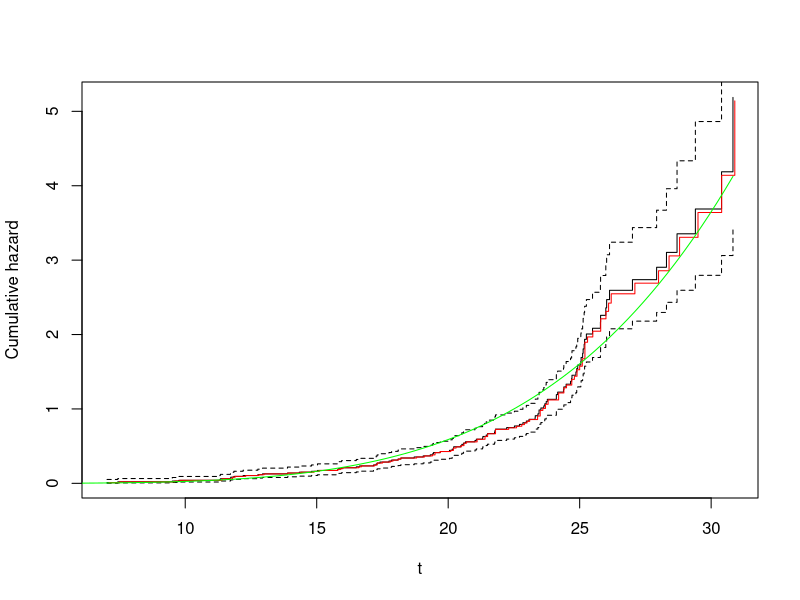
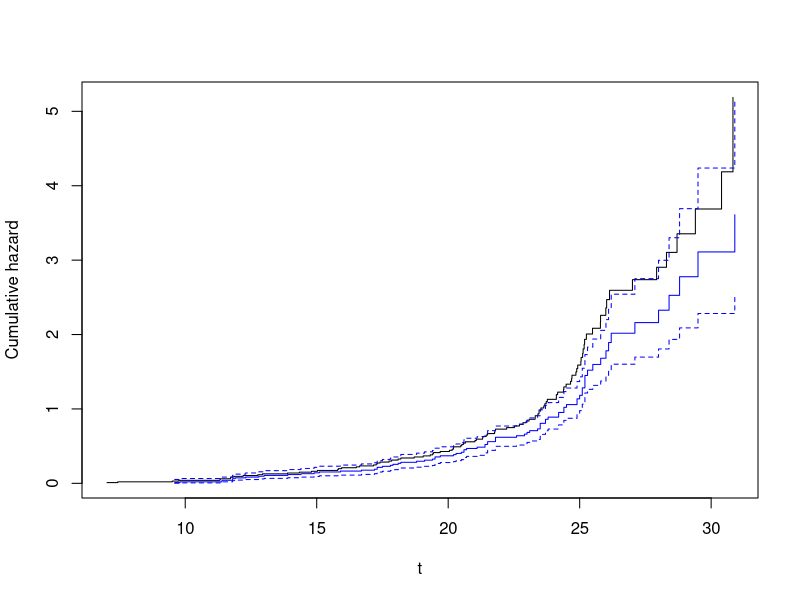
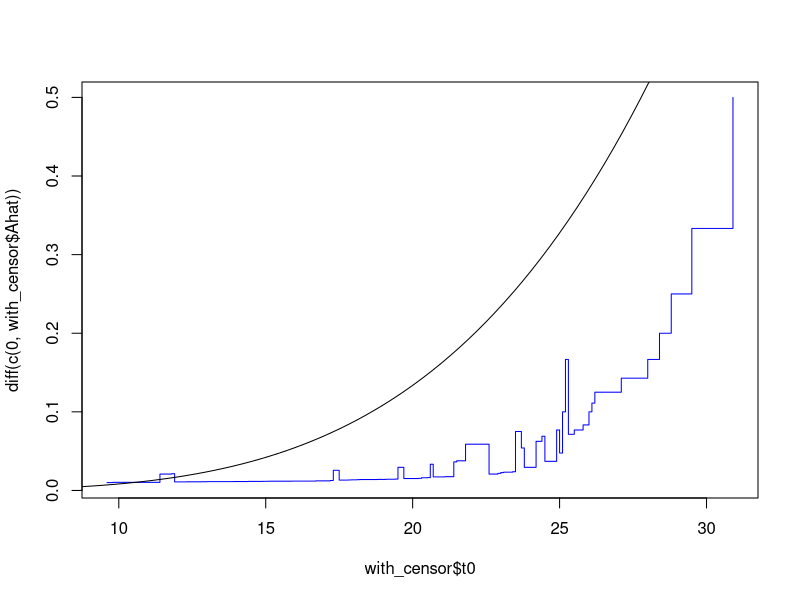
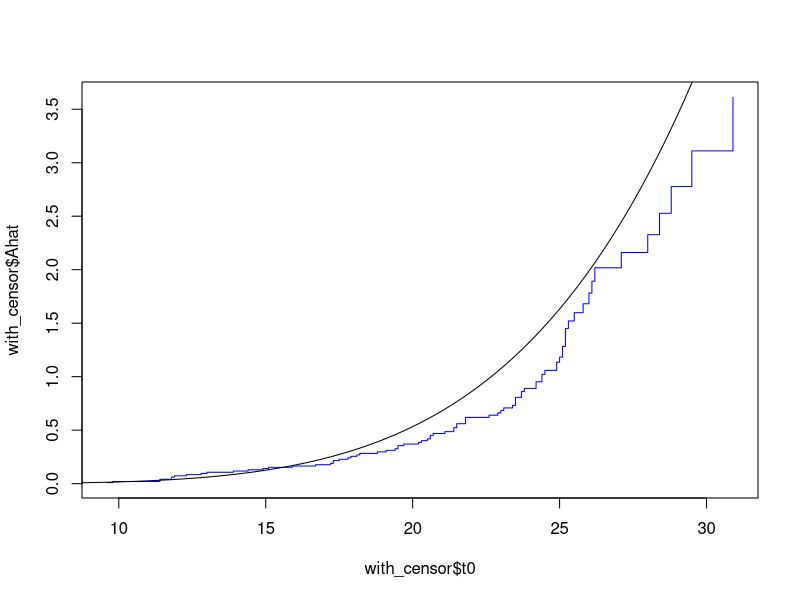

Source code (R) for these figures, in order:
## ---- chunk 1
suppressPackageStartupMessages(library(tidyverse))
suppressPackageStartupMessages(library(knitr))
suppressPackageStartupMessages(library(fitdistrplus))
## ---- chunk 2
n = 100
t0 <- rweibull(n, shape = 4.5, scale = 22.5)

#This is the relevant dataframe in the case of no ties and no censoring (t0, d0, y0)
no_ties <- as.data.frame(table(t0)) %>% 
  set_names(c("t0","d0")) %>% 
  mutate("y0" = cumsum(d0 %>%  rev()) %>% rev()) %>% 
  mutate(t0 = as.numeric(as.character(t0))) %>% 
  mutate(Ahat = cumsum(d0 / y0)) %>% 
  mutate(var = cumsum(1/(y0^2))) %>% 
  mutate(lower = Ahat*exp(-qnorm(0.95) * sqrt(var)/ Ahat)) %>% 
  mutate(upper = Ahat*exp(+qnorm(0.95) * sqrt(var)/ Ahat))

#Add 0.05 and round to closest decimal to bin the numbers correct
#This is the relevant dataframe in the case of ties and no censoring (t0, d0, y0)
with_ties <- round(t0 + 0.05, digits = 1) %>% 
  table() %>% 
  as.data.frame() %>% 
  set_names(c("t0","d0")) %>% 
  mutate("y0" = cumsum(d0 %>%  rev()) %>% rev()) %>% 
  mutate(t0 = as.numeric(as.character(t0))) %>% 
  mutate(Ahat = cumsum(d0 / y0))


################################################################
weibull_haz <- function(t, a, b){
  a/b *(t/b)^(a-1)
}

cum_weibull_haz <- function(t, a, b){
  (t/b)^a
}

seq <- seq(0,max(t0), max(t0)/n)

plot(no_ties$t0, no_ties$Ahat, type = "s", xlab = "t", ylab = "Cumulative hazard")
lines(no_ties$t0, no_ties$lower, type = "s", lty = "dashed")
lines(no_ties$t0, no_ties$upper, type = "s", lty = "dashed")
lines(with_ties$t0, with_ties$Ahat, type = "s", col = "red")
lines(seq, cum_weibull_haz(seq, 4.5,22.5), col = "green")
## ---- chunk 3
#This part includes censoring
c <- rexp(n, 1/80)
uncensored <- data.frame(t0 = t0) %>% 
  mutate(cens = as.numeric(c<t0)) %>%   
  mutate(t0_bin = round(t0 + 0.05, digits = 1)) %>% 
  arrange(t0) %>% 
  filter(cens == 0) 
  
with_censor <- uncensored$t0_bin %>% 
  table() %>% 
  as.data.frame() %>% 
  set_names(c("t0","d0")) %>% 
  mutate(t0 = as.numeric(as.character(t0)))

#Uses the time intervals for true events to include censoring, this is for computing y0
events_and_cens <- (t0 %>% cut(breaks = c(0,with_censor$t0)) %>% table() %>% as.data.frame())$Freq
y0 <- cumsum(events_and_cens %>%  rev()) %>% rev()


#This is the relevant dataframe in case of censoring (t0, d0, y0)
#Should work with or without ties
with_censor <- with_censor %>% 
  mutate(y0 = y0) %>% 
  mutate(Ahat = cumsum(d0 / y0)) %>% 
  mutate(var = cumsum(1/(y0^2))) %>% 
  mutate(lower = Ahat*exp(-qnorm(0.95) * sqrt(var)/ Ahat)) %>% 
  mutate(upper = Ahat*exp(+qnorm(0.95) * sqrt(var)/ Ahat))

plot(no_ties$t0, no_ties$Ahat, type = "s", xlab = "t", ylab = "Cumulative hazard")
#lines(with_ties$t0, with_ties$Ahat, type = "s", col = "red")
lines(with_censor$t0, with_censor$Ahat, type = "s", col = "blue")
lines(with_censor$t0, with_censor$lower, type = "s", lty = "dashed", col = "blue")
lines(with_censor$t0, with_censor$upper, type = "s", lty = "dashed", col = "blue")


#Fit weibull distr to uncensored data
fitW <- fitdist(uncensored$t0, "weibull", method = "mle", lower = c(0, 0))
dwei = dweibull(seq, shape=fitW$estimate["shape"], scale=fitW$estimate["scale"])


#hazard
plot(with_censor$t0, diff(c(0,with_censor$Ahat)), type = "s", col = "blue")
lines(seq, weibull_haz(seq, fitW$estimate["shape"], fitW$estimate["scale"]))

#cumulative hazard
plot(with_censor$t0, with_censor$Ahat, type = "s", col = "blue")
lines(seq, cum_weibull_haz(seq, fitW$estimate["shape"], fitW$estimate["scale"]))
